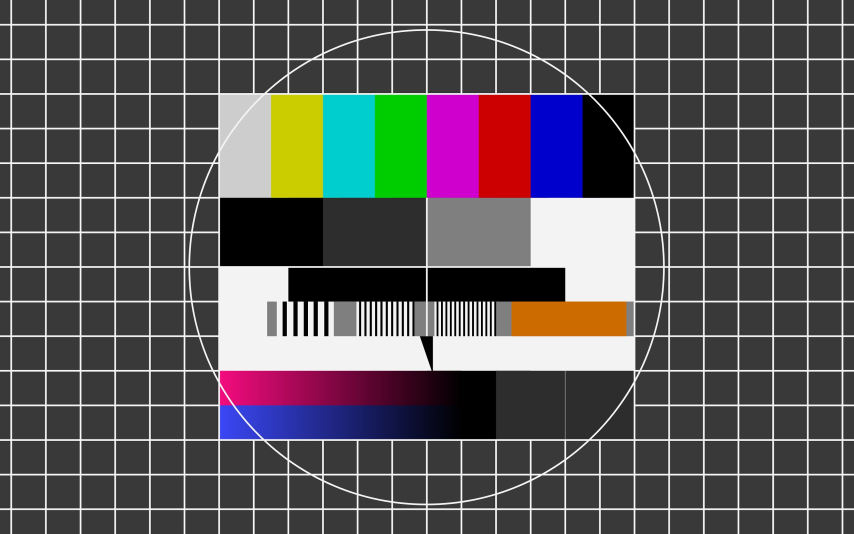
#> input picture openCV/pictures/boradcast.jpg, 2560 x 1600 px (shown at 1/3 size)
$ python opencv_objContuer.py --image ../pictures/boradcast.jpg
#> lines starting #> are read from the running program, lines starting #| are printed output that depends on the picture; after the words box and inside, x2 and y2 are one past the last pixel; in counts of white or black regions, pixels touching at a corner belong together
import argparse
import imutils
import cv2

ap = argparse.ArgumentParser()
ap.add_argument("-i", "--image", required=True,
    help="path to input image")
args = vars(ap.parse_args())

image = cv2.imread(args["image"])
#> image is the input picture: shape (1600, 2560, 3); mean B, G, R 87.2, 85.5, 88.4
cv2.imshow("Image", image)
cv2.waitKey(0)

gray = cv2.cvtColor(image, cv2.COLOR_BGR2GRAY)
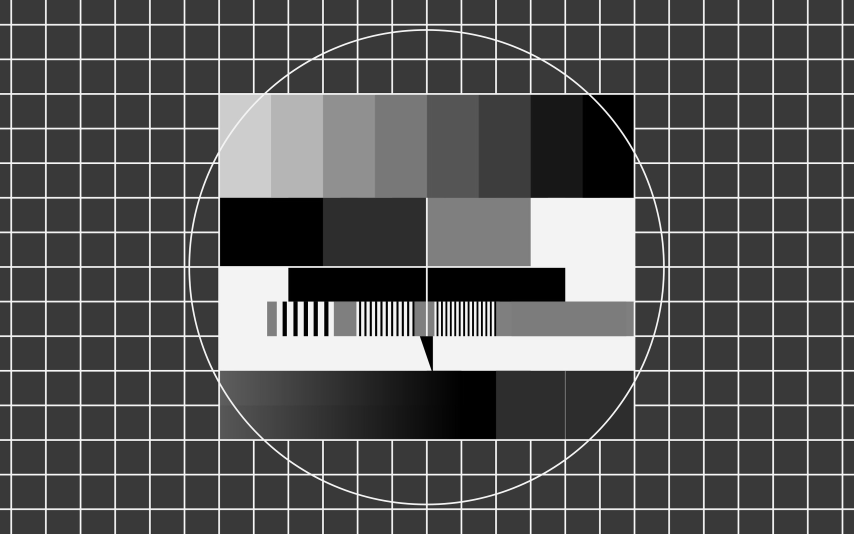
#> gray: shape (1600, 2560) (shown at 1/3 size); min 0, max 255, mean 86.6
thresh = cv2.threshold(gray, 225, 255, cv2.THRESH_BINARY_INV)[1]
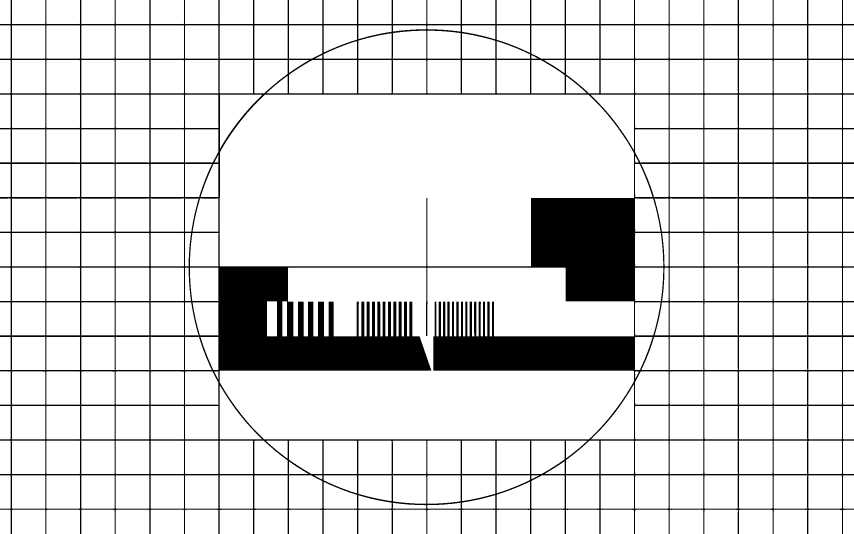
#> thresh: shape (1600, 2560) (shown at 1/3 size); 87.6% white; 1 black region
cnts = cv2.findContours(thresh.copy(), cv2.RETR_EXTERNAL,
    cv2.CHAIN_APPROX_SIMPLE)
#> cnts = 344 contours; largest, box (x1, y1, x2, y2) and area: (659, 284, 1902, 799) 552958, (659, 803, 1902, 1318) 396496, (2425, 284, 2526, 384) 9898, (2217, 284, 2318, 384) 9898, (2009, 1426, 2110, 1526) 9898
cnts = imutils.grab_contours(cnts)
output = image.copy()

for c in cnts:
    cv2.drawContours(output, [c], -1, (240, 0, 159), 3)
    cv2.imshow("Contours", output)
    cv2.waitKey(0)
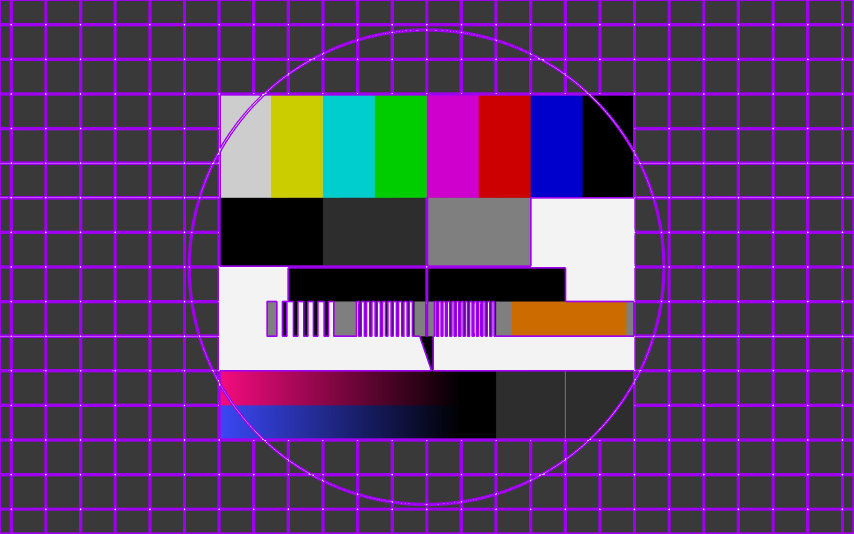
#> output: shape (1600, 2560, 3) (shown at 1/3 size); mean B, G, R 100.8, 62.4, 89.5

# draw the total number of contours found in purple
text = "I found {} objects!".format(len(cnts))
#> text = 'I found 344 objects!'
cv2.putText(output, text, (10, 50),  cv2.FONT_HERSHEY_SIMPLEX, 0.7,
	(240, 0, 159), 2)
cv2.imshow("Contours", output)
print("Final Result : \n", output)
#> (printed output is left out)
print("Count Result : \n", len(cnts))
#| Count Result :
#|  344
cv2.waitKey(0)
